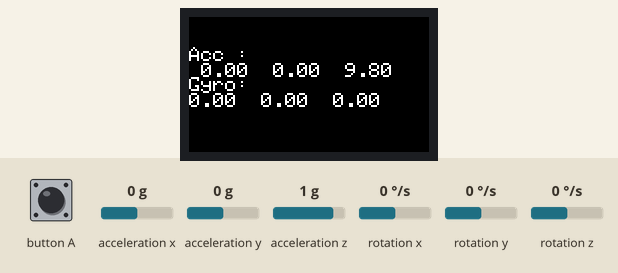
A program run on a simulated ESP32. Shown: 240×135 colour display. Inputs (shaded band) come from the test bench; at power-on: acceleration x 0 g, acceleration y 0 g, acceleration z 1 g, rotation x 0 °/s, rotation y 0 °/s, rotation z 0 °/s. WiFi joins after 1.5 s; servers stay silent unless stated; the local clock reads 2024-03-15 10:24:30 at power-on unless the program sets it; what the program prints to the serial monitor is not drawn.

Above: at 1.3 s.
1.4 s: acceleration x set to -1.4 g
At 2.4 s:
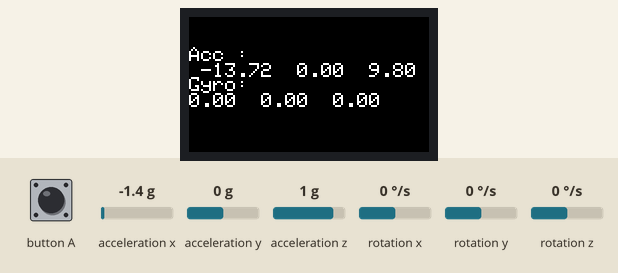
4.4 s: button A pressed for 0.15 s
At 5.6 s:
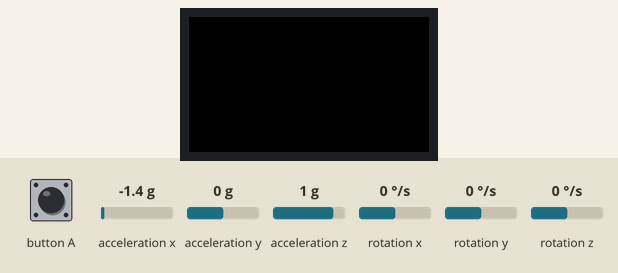
6.0 s: acceleration x set to 0 g
At 7.3 s:
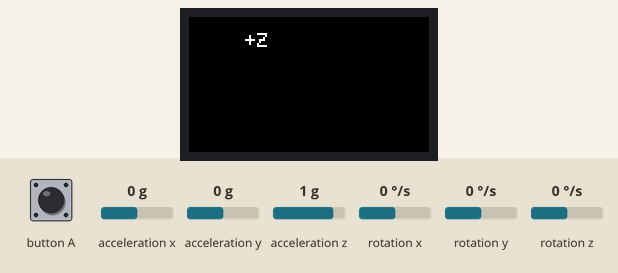
7.6 s: button A pressed for 1 s
10.1 s: button A pressed for 0.15 s
At 12.2 s:
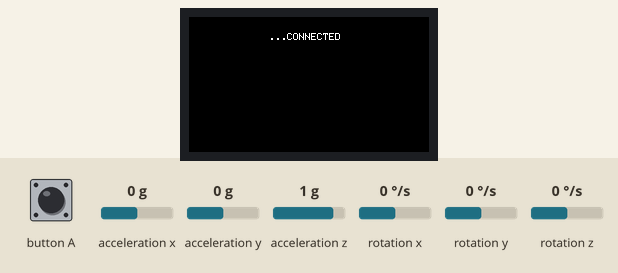
13.2 s: button A pressed for 3.2 s
At 14.1 s:
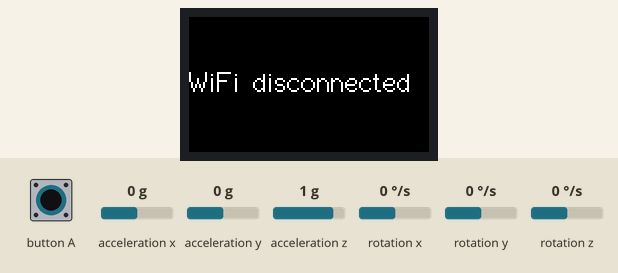
Timing chart, 0 to 16.2 s (numbered marks = the images above; inputs shaded):
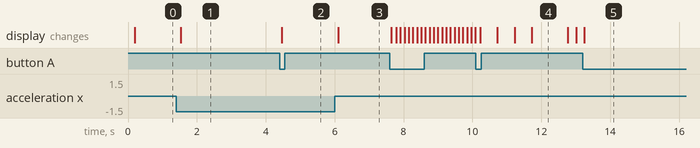

The program:

main.cpp
```cpp
#include <M5StickCPlus.h>
#include <WiFi.h>
#include <WiFiUDP.h>
#include "time.h"
#include <math.h>

#define MODE_A 0 // 数値表示
#define MODE_B 1 // 姿勢表示
#define MODE_C 2 // 波形表示
#define MODE_D 3 // WiFi
#define MODE_E 4 // BT

uint8_t disp_mode = MODE_A;

#define BTN_A_PIN  37
#define BTN_ON  LOW
#define BTN_OFF HIGH
uint8_t prev_btn_a = BTN_OFF;
uint8_t btn_a      = BTN_OFF;

#define POSE_P_X 0
#define POSE_M_X 1
#define POSE_P_Y 2
#define POSE_M_Y 3
#define POSE_P_Z 4
#define POSE_M_Z 5
uint8_t pose = POSE_P_X;
uint8_t prev_pose = POSE_P_X;

#define SAMPLE_PERIOD 20    // サンプリング間隔(ms)
#define SAMPLE_SIZE 240     // サンプリング間隔(20) x 画面幅(240) = 4.8s
//float ax, ay, az[SAMPLE_SIZE];
float ax, ay[SAMPLE_SIZE], az;


float ax_SK, ay_SK, az_SK;//合成加速度計算用
float GOUSEI_SK;          //合成加速度格納


#define X0 5  // 横軸の描画開始座標

// 水平静止で重力加速度1000mGが常にかかることを考慮する
#define MINZ -1000  // 縦軸の最小値 mG
#define MAXZ 3000  // 縦軸の最大値 mG

// 加速度。センサで取得できる値の単位は[g]なので、通常の[m/s^2]単位で考えるなら9.8倍する
float accX_g = 0;
float accY_g = 0;
float accZ_g = 0;
float accX_mpss = 0;
float accY_mpss = 0;
float accZ_mpss = 0;

// 角速度。センサで取得できる値の単位は[dps, degree per second]
float gyroX_dps = 0;
float gyroY_dps = 0;
float gyroZ_dps = 0;

//通信関係
//WiFi

//研究室
const char* ssid = "MixLab"; // ご自分のWi-FiルータのSSIDを記述します。
const char* password = "ccino124"; // ご自分のWi-Fiルータのパスワードを記述します。
const char* saddr = "150.89.234.182"; //taeget PC address */

const char* ntpServer =  "aaa.bbb.jp";


const int sport = 55998;
const int kport = 5556;
uint8_t mac3[6];
WiFiUDP Udp;

//Bluethooth
#include <BluetoothSerial.h>

boolean near_p_g(float value){
  if(8.0 < value && value < 12.0){
    return true;
  }else{
    return false;
  }
}

boolean near_m_g(float value){
  if(-12.0 < value && value < -8.0){
    return true;
  }else{
    return false;
  }
}

boolean near_zero(float value){
  if(-2.0 < value && value < 2.0){
    return true;
  }else{
    return false;
  }
}

///////////////////////////////////////////////////////////////

void setup() {
  // Initialize the M5StickC object
  M5.begin();
  pinMode(BTN_A_PIN,  INPUT_PULLUP);
  // 6軸センサ初期化
  M5.IMU.Init();
  // LCD display
  M5.Lcd.setRotation(1);  // ボタンBが上になる向き
  M5.Lcd.fillScreen(BLACK);
  M5.Lcd.setTextSize(2);
}

void loop() {
  btn_a = digitalRead(BTN_A_PIN);

  //ボタンを押された場合の処理
  if(prev_btn_a == BTN_OFF && btn_a == BTN_ON){
    M5.Lcd.fillScreen(BLACK);
    if(disp_mode == MODE_A){
      disp_mode = MODE_B;
      M5.Lcd.setTextSize(2);
    }else if(disp_mode == MODE_B){
      disp_mode = MODE_C;
      //M5.Lcd.setTextSize(2);
      //M5.Lcd.setRotation(1);  // ボタンBが上になる向き
    }else if(disp_mode == MODE_C){
      M5.Lcd.setTextSize(1);
      disp_mode = MODE_D;


      // シリアルコンソールの開始　Start serial console.
      Serial.begin(115200);

      // Wi-Fi接続 We start by connecting to a WiFi network
      Serial.println(); // シリアルポート経由でPCのシリアルモニタに出力
      Serial.println();
      Serial.print("Connecting to ");
      Serial.println(ssid);

      WiFi.begin(ssid, password); // Wi-Fi接続開始
      // Wi-Fi接続の状況を監視（WiFi.statusがWL_CONNECTEDになるまで繰り返し
      while (WiFi.status() != WL_CONNECTED) {
        delay(500);
        Serial.print(".");

        // Wi-Fi接続結果をシリアルモニタへ出力
        Serial.println("");
        Serial.println("WiFi connected");
        Serial.println("IP address: ");
        Serial.println(WiFi.localIP());

        M5.Lcd.print(".");
      }
      M5.Lcd.println("CONNECTED");
      delay(1000);

      // Set ntp time to local
      configTime(9 * 3600, 0, ntpServer);
      // Get local time
      struct tm timeInfo;
      if (getLocalTime(&timeInfo)) {
        // Set RTC time
        RTC_TimeTypeDef TimeStruct;
        TimeStruct.Hours   = timeInfo.tm_hour;
        TimeStruct.Minutes = timeInfo.tm_min;
        TimeStruct.Seconds = timeInfo.tm_sec;
        M5.Rtc.SetTime(&TimeStruct);

        RTC_DateTypeDef DateStruct;
        DateStruct.WeekDay = timeInfo.tm_wday;
        DateStruct.Month = timeInfo.tm_mon + 1;
        DateStruct.Date = timeInfo.tm_mday;
        DateStruct.Year = timeInfo.tm_year + 1900;
        M5.Rtc.SetDate(&DateStruct);
      }
      M5.Lcd.fillScreen(BLACK);
      M5.Lcd.setCursor(0, 1, 2);
      M5.Lcd.print("Connected \nto ");
      M5.Lcd.println(WiFi.localIP());

      esp_read_mac(mac3, ESP_MAC_WIFI_STA);
      M5.Lcd.printf("MAC: %02X:%02X:%02X:%02X:%02X:%02X\r\n", mac3[0], mac3[1], mac3[2], mac3[3], mac3[4], mac3[5]);
      Udp.begin(kport);

      M5.Lcd.setTextSize(2);
    }else if(disp_mode == MODE_D){
      if (WiFi.status() == WL_CONNECTED) {
        //Wi-Fiからの切断
        Serial.println("Disconnect from WiFi");
        WiFi.disconnect();

        // Wi-Fi接続の状況を監視（WiFi.statusがWL_DISCONNECTEDになるまで繰り返し
        while (WiFi.status() !=WL_DISCONNECTED) {
          delay(500);
          Serial.print(".");
          M5.Lcd.print(".");
        }

        // Wi-Fi切断結果をシリアルモニタへ出力
        Serial.println("");
        Serial.println("WiFi disconnected");
        M5.Lcd.print("WiFi disconnected");
      }
      M5.Lcd.setTextSize(2);
      disp_mode = MODE_E;
    }else{
      disp_mode = MODE_A;
      M5.Lcd.setTextSize(2);
      M5.Lcd.setRotation(1);  // ボタンBが上になる向き
    }
  }

  prev_btn_a = btn_a;

  // 加速度取得
  M5.IMU.getAccelData(&accX_g,&accY_g,&accZ_g);
  accX_mpss = accX_g * 9.8;
  accY_mpss = accY_g * 9.8;
  accZ_mpss = accZ_g * 9.8;
  // 角速度取得
  M5.IMU.getGyroData(&gyroX_dps,&gyroY_dps,&gyroZ_dps);

  if(disp_mode == MODE_A){

    ////////////////////////////////////////////////////////////
    //M5.Lcd.setCursor(0, 0);
    //M5.Lcd.print("Mode_A");
    ///////////////////////////////////////////////////////////////

    // 取得した値を表示する
    M5.Lcd.setCursor(0, 30);
    M5.Lcd.printf("Acc :\n %.2f  %.2f  %.2f   ", accX_mpss, accY_mpss, accZ_mpss);
    M5.Lcd.setCursor(0, 60);
    M5.Lcd.printf("Gyro: \n%.2f  %.2f  %.2f    ", gyroX_dps, gyroY_dps, gyroZ_dps);
  }else if(disp_mode == MODE_B){

    ////////////////////////////////////////////////////////////
    //M5.Lcd.setCursor(0, 0);
    //M5.Lcd.print("Mode_B");
    ///////////////////////////////////////////////////////////////

    // 現在の姿勢を検出する
    if(near_zero(accX_mpss) && near_p_g(accY_mpss) && near_zero(accZ_mpss)){
      pose = POSE_P_Y;
    }else if(near_p_g(accX_mpss) && near_zero(accY_mpss) && near_zero(accZ_mpss)){
      pose = POSE_P_X;
    }else if(near_zero(accX_mpss) && near_zero(accY_mpss) && near_p_g(accZ_mpss)){
      pose = POSE_P_Z;
    }else if(near_zero(accX_mpss) && near_m_g(accY_mpss) && near_zero(accZ_mpss)){
      pose = POSE_M_Y;
    }else if(near_m_g(accX_mpss) && near_zero(accY_mpss) && near_zero(accZ_mpss)){
      pose = POSE_M_X;
    }else if(near_zero(accX_mpss) && near_zero(accY_mpss) && near_m_g(accZ_mpss)){
      pose = POSE_M_Z;
    }

    // 姿勢に変化があった場合にのみ描画する
    if(prev_pose != pose){
      M5.Lcd.fillScreen(BLACK);
      switch(pose){
      case POSE_P_X:
        M5.Lcd.setRotation(1);
        M5.Lcd.setCursor(56, 16);
        M5.Lcd.print("+X");
        break;
      case POSE_M_X:
        M5.Lcd.setRotation(3);
        M5.Lcd.setCursor(56, 16);
        M5.Lcd.print("-X");
        break;
      case POSE_P_Y:
        M5.Lcd.setRotation(0);
        M5.Lcd.setCursor(16, 56);
        M5.Lcd.print("+Y");
        break;
      case POSE_M_Y:
        M5.Lcd.setRotation(2);
        M5.Lcd.setCursor(16,56);
        M5.Lcd.print("-Y");
        break;
      case POSE_P_Z:
        M5.Lcd.setRotation(1);
        M5.Lcd.setCursor(56, 16);
        M5.Lcd.print("+Z");
        break;
      case POSE_M_Z:
        M5.Lcd.setRotation(1);
        M5.Lcd.setCursor(56, 16);
        M5.Lcd.print("-Z");
        break;
      default:
        ;
      }
    }

    prev_pose = pose;
  }else if(disp_mode == MODE_C){

    ////////////////////////////////////////////////////////////
    //M5.Lcd.setCursor(0, 0);
    //M5.Lcd.print("Mode_C");
    ///////////////////////////////////////////////////////////////

    static int i = 0;

    if(i > SAMPLE_SIZE)
    {
      i = 0;
      M5.Lcd.fillScreen(BLACK);
    }

    //M5.IMU.getAccelData(&ax,&ay,&az[i]);  // IMUから加速度を取得
    M5.IMU.getAccelData(&ax,&ay[i],&az);  // IMUから加速度を取得

    //az[i] *= 1000; // mGに変換

    ay[i] *= 1000; // mGに変換

    //int y0 = map((int)(az[i - 1]), MINZ, MAXZ, M5.Lcd.height(), 0);
    //int y1 = map((int)(az[i]), MINZ, MAXZ, M5.Lcd.height(), 0);

    int y0 = map((int)(ay[i - 1]), MINZ, MAXZ, M5.Lcd.height(), 0);
    int y1 = map((int)(ay[i]), MINZ, MAXZ, M5.Lcd.height(), 0);

    M5.Lcd.drawLine(i - 1 + X0, y0, i + X0, y1, YELLOW);
    delay(SAMPLE_PERIOD);

    i++;
  }else if(disp_mode == MODE_D){

    ////////////////////////////////////////////////////////////
    //M5.Lcd.setCursor(0, 100);
    //M5.Lcd.print("Mode_D");
    ///////////////////////////////////////////////////////////////

    /*
    // 現在の姿勢を検出する
    if(near_zero(accX_mpss) && near_p_g(accY_mpss) && near_zero(accZ_mpss)){
      pose = POSE_P_Y;
    }else if(near_p_g(accX_mpss) && near_zero(accY_mpss) && near_zero(accZ_mpss)){
      pose = POSE_P_X;
    }else if(near_zero(accX_mpss) && near_zero(accY_mpss) && near_p_g(accZ_mpss)){
      pose = POSE_P_Z;
    }else if(near_zero(accX_mpss) && near_m_g(accY_mpss) && near_zero(accZ_mpss)){
      pose = POSE_M_Y;
    }else if(near_m_g(accX_mpss) && near_zero(accY_mpss) && near_zero(accZ_mpss)){
      pose = POSE_M_X;
    }else if(near_zero(accX_mpss) && near_zero(accY_mpss) && near_m_g(accZ_mpss)){
      pose = POSE_M_Z;
    }

    // 姿勢に変化があった場合にのみ描画する
    if(prev_pose != pose){
      M5.Lcd.fillScreen(BLACK);
      switch(pose){
      case POSE_P_X:
        M5.Lcd.setRotation(1);
        M5.Lcd.setCursor(56, 16);
        M5.Lcd.print("+X");
        break;
      case POSE_M_X:
        M5.Lcd.setRotation(3);
        M5.Lcd.setCursor(56, 16);
        M5.Lcd.print("-X");
        break;
      case POSE_P_Y:
        M5.Lcd.setRotation(0);
        M5.Lcd.setCursor(16, 56);
        M5.Lcd.print("+Y");
        break;
      case POSE_M_Y:
        M5.Lcd.setRotation(2);
        M5.Lcd.setCursor(16,56);
        M5.Lcd.print("-Y");
        break;
      case POSE_P_Z:
        M5.Lcd.setRotation(1);
        M5.Lcd.setCursor(56, 16);
        M5.Lcd.print("+Z");
        break;
      case POSE_M_Z:
        M5.Lcd.setRotation(1);
        M5.Lcd.setCursor(56, 16);
        M5.Lcd.print("-Z");
        break;
      default:
        ;
      }


      //UDP
      Udp.beginPacket(saddr, sport);
      Udp.printf("%d", pose);
      Udp.endPacket();
      delay(100);

    }*/

    static int i = 0;

    if(i > SAMPLE_SIZE)
    {
      i = 0;
      M5.Lcd.fillScreen(BLACK);
    }

    //M5.IMU.getAccelData(&ax,&ay,&az[i]);  // IMUから加速度を取得
    M5.IMU.getAccelData(&ax,&ay[i],&az);  // IMUから加速度を取得

    //az[i] *= 1000; // mGに変換

    //ay[i] *= 1000; // mGに変換

    //int y0 = map((int)(az[i - 1]), MINZ, MAXZ, M5.Lcd.height(), 0);
    //int y1 = map((int)(az[i]), MINZ, MAXZ, M5.Lcd.height(), 0);

    int y0 = map((int)(ay[i - 1]), MINZ, MAXZ, M5.Lcd.height(), 0);
    int y1 = map((int)(ay[i]), MINZ, MAXZ, M5.Lcd.height(), 0);

    M5.Lcd.drawLine(i - 1 + X0, y0, i + X0, y1, YELLOW);
    delay(SAMPLE_PERIOD);

    i++;

    //---------------------------------------------------------------//

    M5.IMU.getAccelData(&ax_SK,&ay_SK,&az_SK);  // IMUから加速度を取得

    GOUSEI_SK=sqrt(ax_SK*ax_SK+ay_SK*ay_SK+az_SK*az_SK);  //合成加速度算出

    //UDP
    Udp.beginPacket(saddr, sport);
    Udp.printf("%f", GOUSEI_SK);
    Udp.endPacket();
    delay(100);

    //-----------------------------------------------------------------//

  }else if(disp_mode == MODE_E){
    ////////////////////////////////////////////////////////////
    //M5.Lcd.setCursor(0, 0);
    //M5.Lcd.print("Mode_E");
    ///////////////////////////////////////////////////////////////
    ;
  }

  delay(100);
}
```

Measured:
- after the input at 1.4 s, the display: changes after 0.13 s (image 1)
- after the input at 4.4 s, the display: changes after 0.06 s (image 2)
- after the input at 6.0 s, the display: changes after 0.11 s (image 3)
- after the input at 10.1 s, the display: first changes after 0.12 s (image 4 shows a later state)
- after the input at 13.2 s, the display: changes after 0.05 s (image 5)
- what the display in image 4 shows lasts 1.1 s, from 11.7 s to 12.8 s
